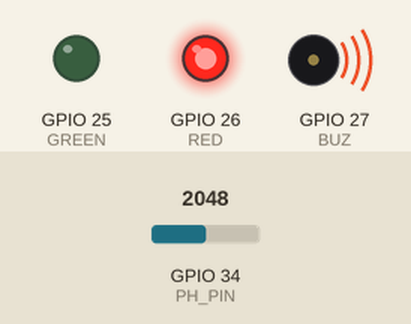
This sketch was run on a simulated ESP32. Shown: output pins drawn as LEDs (lit = HIGH), buzzer (waves = sounding, pin HIGH). The test bench sets the inputs (shaded band); at power-on: GPIO 34 (PH_PIN) = 2048 (analog values on the 0–4095 scale). WiFi joins after 1.5 s; servers stay silent unless stated; the local clock reads 2024-03-15 10:24:30 at power-on unless the sketch sets it; no MQTT or app messages arrive unless stated; what the sketch prints to the serial monitor is not drawn.

Above: at 2.3 s.
2.4 s: GPIO 34 (PH_PIN) set to 1328
4.0 s: GPIO 34 (PH_PIN) set to 1243
At 5.2 s:
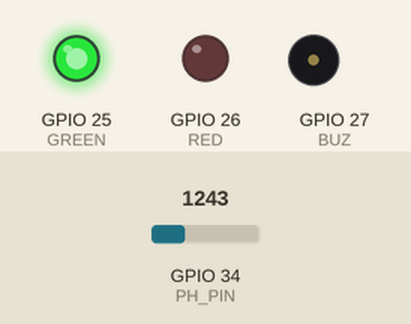
6.3 s: GPIO 34 (PH_PIN) set to 960
8.0 s: GPIO 34 (PH_PIN) set to 829
At 9.4 s:
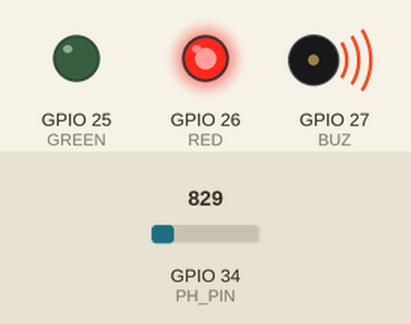
10.3 s: GPIO 34 (PH_PIN) set to 1040
At 12.2 s:
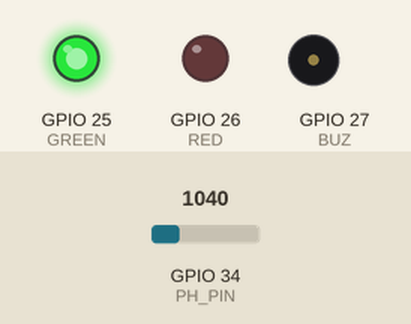
Timing chart, 0 to 13.3 s (numbered marks = the images above; inputs shaded):
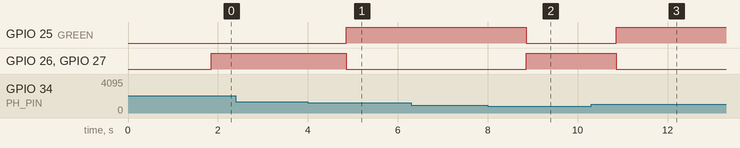

The sketch:

Hardware.ino
```cpp
#include <WiFi.h>
#include <PubSubClient.h>
#include <sys/time.h>

// ---------- SETTINGS ----------
const char* WIFI_SSID = "Gowri's";
const char* WIFI_PASS = "hehehehe";
const char* MQTT_BROKER = "broker.hivemq.com";
const char* TOPIC = "aquawatch/fswd-0201/ph";   // must match the dashboard
// ------------------------------

#define PH_PIN 34
const int GREEN = 25, RED = 26, BUZ = 27;

// PROVISIONAL calibration (uncalibrated)
const float V_NEUTRAL = 1.90;
const float SLOPE = 0.30;
const float PH_LOW = 6.5, PH_HIGH = 8.5;

WiFiClient wifiClient;
PubSubClient mqtt(wifiClient);
unsigned long lastRead = 0;
bool timeSynced = false;

float readModuleVoltage() {
  long sum = 0;
  for (int i = 0; i < 30; i++) { sum += analogRead(PH_PIN); delay(10); }
  float raw = sum / 30.0;
  return raw * 3.3 / 4095.0 * 2.0;
}

float voltageToPH(float v) {
  float ph = 7.0 + (V_NEUTRAL - v) / SLOPE;
  return constrain(ph, 0.0, 14.0);
}

void connectWiFi() {
  if (WiFi.status() == WL_CONNECTED) return;
  Serial.print("Connecting to WiFi");
  WiFi.mode(WIFI_STA);
  WiFi.begin(WIFI_SSID, WIFI_PASS);
  while (WiFi.status() != WL_CONNECTED) { delay(500); Serial.print("."); }
  Serial.println(" connected");
  configTime(0, 0, "pool.ntp.org", "time.nist.gov");   // sync the clock
  timeSynced = false;
}

void connectMQTT() {
  while (!mqtt.connected()) {
    Serial.print("Connecting to broker... ");
    String id = "aquawatch-" + String((uint32_t)ESP.getEfuseMac(), HEX);
    if (mqtt.connect(id.c_str())) {
      Serial.println("connected");
    } else {
      Serial.print("failed, code ");
      Serial.println(mqtt.state());
      delay(2000);
    }
  }
}

void setup() {
  Serial.begin(115200);
  analogReadResolution(12);
  analogSetAttenuation(ADC_11db);
  pinMode(GREEN, OUTPUT); pinMode(RED, OUTPUT); pinMode(BUZ, OUTPUT);
  mqtt.setServer(MQTT_BROKER, 1883);
}

void loop() {
  connectWiFi();
  connectMQTT();
  mqtt.loop();

  if (millis() - lastRead >= 1000) {
    lastRead = millis();
    float v = readModuleVoltage();
    float ph = voltageToPH(v);
    bool safe = (ph >= PH_LOW && ph <= PH_HIGH);

    digitalWrite(GREEN, safe ? HIGH : LOW);
    digitalWrite(RED, safe ? LOW : HIGH);
    digitalWrite(BUZ, safe ? LOW : HIGH);

    struct timeval tv;
    gettimeofday(&tv, NULL);
    long long ts = 0;
    if (tv.tv_sec > 1700000000) {            // clock is synced
      ts = (long long)tv.tv_sec * 1000LL + tv.tv_usec / 1000;
      timeSynced = true;
    }

    char msg[128];
    snprintf(msg, sizeof(msg), "{\"voltage\":%.3f,\"ph\":%.2f,\"safe\":%s,\"ts\":%lld}",
             v, ph, safe ? "true" : "false", ts);
    mqtt.publish(TOPIC, msg);

    Serial.printf("module=%.3f V  pH=%.2f  %s  (sent%s)\n", v, ph,
                  safe ? "SAFE" : "ALERT", timeSynced ? ", time ok" : ", no time yet");
  }
}
```

Measured:
- the behaviour switches between 1272 and 1271 on GPIO 34 (PH_PIN) (found by bisection; images 0 and 1)
- the behaviour switches between 900 and 899 on GPIO 34 (PH_PIN) (found by bisection; images 1 and 2)
- after the input at 2.4 s, every drawn part: stays the same
- after the input at 4.0 s, GPIO 25 (GREEN): LOW → HIGH after 0.86 s; GPIO 26 (RED), GPIO 27 (BUZ): HIGH → LOW after 0.86 s
- after the input at 6.3 s, every drawn part: stays the same
- after the input at 8.0 s, GPIO 25 (GREEN): HIGH → LOW after 0.86 s; GPIO 26 (RED), GPIO 27 (BUZ): LOW → HIGH after 0.86 s
- after the input at 10.3 s, GPIO 25 (GREEN): LOW → HIGH after 0.56 s; GPIO 26 (RED), GPIO 27 (BUZ): HIGH → LOW after 0.56 s
